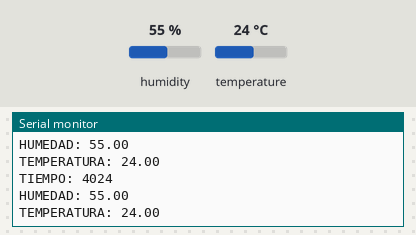
The sketch below on a simulated Arduino Uno, built with avr-gcc and run on an emulated ATmega328P. On the bench: the last lines printed to the serial monitor. The inputs (shaded band) are chosen by the test bench; at power-on: humidity 55 %, temperature 24 °C.

Above: at 4.8 s.
4.9 s: humidity set to 22 %
At 7.4 s:
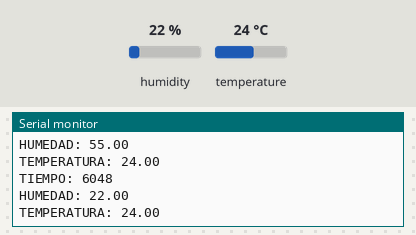
7.9 s: temperature set to 12 °C
At 8.6 s:
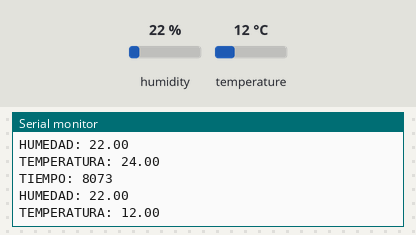
10.9 s: humidity set to 40 %
At 13.5 s:
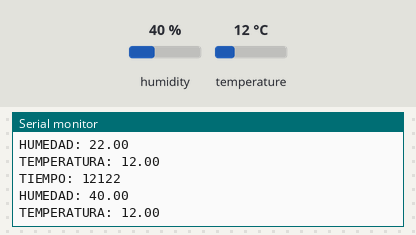
Timing chart, 0 to 15.0 s (numbered marks = the images above; inputs shaded):
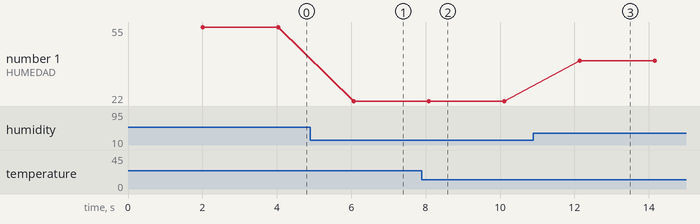

The sketch:

Ej07.ino
```cpp
#include <DHT.h>
#define DHTTYPE DHT11

const int pinDht = 5;

DHT dht(pinDht, DHTTYPE);

void setup() {
  Serial.begin(9600);
  dht.begin();
}

void loop() {
	delay(2000);
  int time = millis();

	Serial.print("TIEMPO: ");
  Serial.println(time);
  Serial.print("HUMEDAD: ");
  Serial.println(dht.readHumidity());
  Serial.print("TEMPERATURA: ");
  Serial.println(dht.readTemperature());
}
```

Measured:
- after the input at 4.9 s, the serial monitor: prints a new line after 1.2 s (image 1)
- after the input at 7.9 s, the serial monitor: prints a new line after 0.21 s (image 2)
- after the input at 10.9 s, the serial monitor: prints a new line after 1.2 s (image 3)
- plotted number 1: 55 → 22 after the input at 4.9 s, 22 → 40 after the input at 10.9 s
